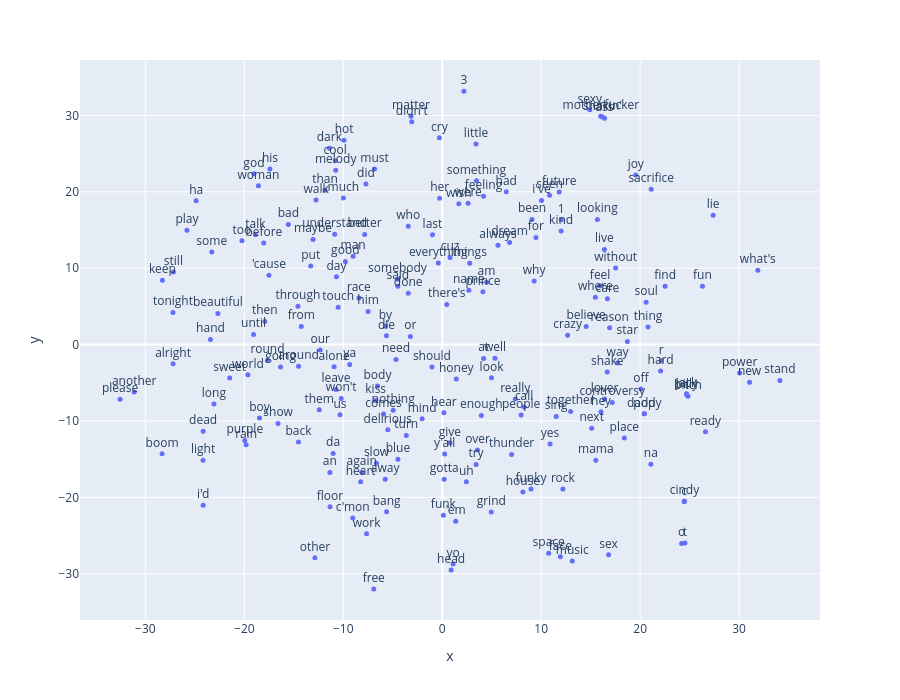

Notebook code for this chart:
### Markdown cell above
### 5 - Visualizar agrupación de vectores

Los vectores tienen 100 dimensiones y hay que llevarlos a 2 para graficarlos. Esa
compresión pierde información y cada algoritmo elige qué conservar: t-SNE preserva
vecindarios locales, es decir, qué palabras quedaron cerca de cuáles.

En consecuencia, del gráfico sólo son interpretables los grupos de palabras próximas
entre sí. La distancia entre grupos alejados, los ejes (que no tienen unidades) y la
densidad de los grupos no representan nada.

### Code cell
from sklearn.manifold import TSNE
import numpy as np
import plotly.express as px

def reduce_dimensions(model, num_dimensions=2, perplexity=30, random_state=0):
    vectors = np.asarray(model.wv.vectors)
    labels = np.asarray(model.wv.index_to_key)
    tsne = TSNE(n_components=num_dimensions, perplexity=perplexity,
                random_state=random_state, init='pca')
    return tsne.fit_transform(vectors), labels

vecs, labels = reduce_dimensions(w2v_model)

INICIO, FIN = 100, 300   # salteo las 100 más frecuentes

fig = px.scatter(x=vecs[INICIO:FIN, 0], y=vecs[INICIO:FIN, 1],
                 text=labels[INICIO:FIN])
fig.update_traces(textposition='top center', marker=dict(size=5))
fig.update_layout(height=700)
fig.show()

### Figure 1 — Plotly figure (JSON) as saved in the notebook; plotly's stock layout.template omitted (floating-point values rounded to 4 significant figures; data arrays with more than 128 entries replaced by an {"elided": "..."} marker saying what was removed)
{"data": [{"hovertemplate": "x=%{x}<br>y=%{y}<br>text=%{text}<extra></extra>", "legendgroup": "", "marker": {"color": "#636efa", "size": 5, "symbol": "circle"}, "mode": "markers+text", "name": "", "orientation": "v", "showlegend": false, "text": {"elided": "200 str values"}, "textposition": "top center", "type": "scatter", "x": {"elided": "200 float values"}, "xaxis": "x", "y": {"elided": "200 float values"}, "yaxis": "y"}], "layout": {"height": 700, "legend": {"tracegroupgap": 0}, "margin": {"t": 60}, "xaxis": {"anchor": "y", "domain": [0, 1], "title": {"text": "x"}}, "yaxis": {"anchor": "x", "domain": [0, 1], "title": {"text": "y"}}}}
